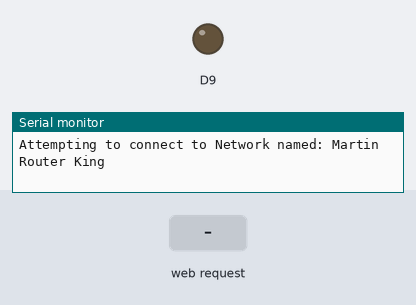
A sketch run on a simulated Arduino MKR. Shown: output pins drawn as LEDs (lit = HIGH), the last lines printed to the serial monitor. Inputs (shaded band) come from the test bench. WiFi joins after 1.5 s; servers stay silent unless stated.

Above: at 12.7 s.
12.8 s: HTTP request GET /H received
At 13.7 s:
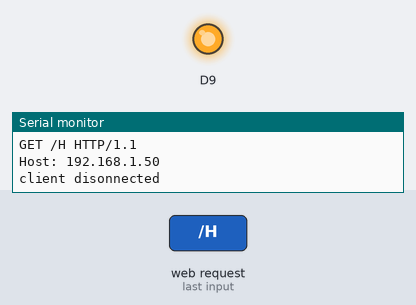
14.3 s: HTTP request GET /L received
At 14.8 s:
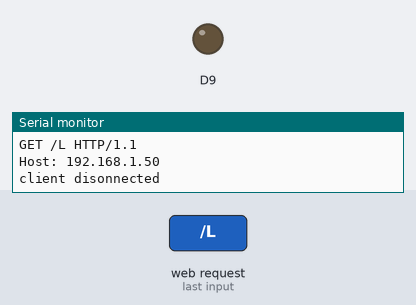
Timing chart, 0 to 17.3 s (numbered marks = the images above; inputs shaded):
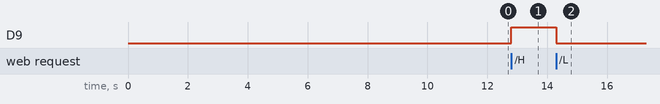

Measured:
- after the input at 12.8 s, D9: LOW → HIGH at once
- after the input at 14.3 s, D9: HIGH → LOW at once

The sketch:

Server.ino
```cpp
#include "arduino_secrets.h"
#include <SPI.h>
#include <WiFi101.h>

char ssid[] = SECRET_SSID;
char pass[] = SECRET_PASS;
int status = WL_IDLE_STATUS;

WiFiServer server(80);

void setup(){
  Serial.begin(9600);
  pinMode(9,OUTPUT);
  while ( status != WL_CONNECTED) {
    Serial.print("Attempting to connect to Network named: ");
    Serial.println(ssid);
    status = WiFi.begin(ssid, pass);
    delay(10000);
  }
  server.begin();
}

void loop(){
    WiFiClient client = server.available();
    if(client){
        Serial.println("New Client");
            String currentLine = "";
    while (client.connected()) {
      if (client.available()) {
        char c = client.read();
        Serial.write(c);
        if (c == '\n') {
          if (currentLine.length() == 0){
            client.println("HTTP/1.1 200 OK");
            client.println("Content-type:text/html");
            client.println();
            client.print("<!DOCTYPE html>");
            client.print("<html>");
            client.print("<body>");
            client.print("<h1>Complex Communication Server</h1>");
            client.print("<p>Click <a href=\"/H\">here</a> turn the LED on pin 9 on<br></p>");
            client.print("<p>Click <a href=\"/L\">here</a> turn the LED on pin 9 off<br></p>");
            client.print("</body>");
            client.print("<a href='https://www.hackster.io/joaquim_silveira/complex-communication-system-e93c70'>Check the Project out!</a>");
            client.print("</html>");
            client.println();
            break;
          }else {
            currentLine = "";
          }
        }
        else if (c != '\r') {
          currentLine += c;
        }
        if (currentLine.endsWith("GET /H")) {
            digitalWrite(9, HIGH);
        }
        if (currentLine.endsWith("GET /L")) {
            digitalWrite(9, LOW);
        }
      }
    }
    client.stop();
    Serial.println("client disonnected");
  }
}
```

arduino_secrets.h
```cpp
#define SECRET_SSID "Martin Router King"
#define SECRET_PASS ""
```
